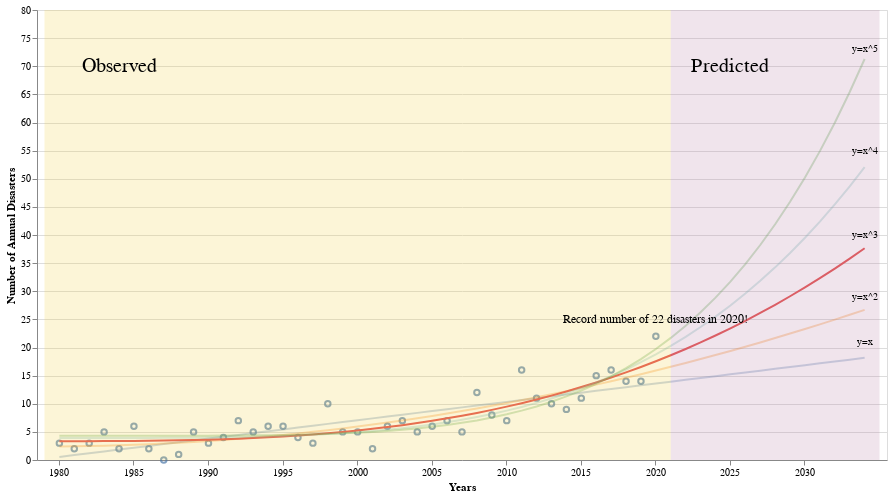

Notebook source saved alongside this figure:
### Markdown cell above
We see that the cubic fit ($y = a + bx^3$) fits the data best among all the polynomials we've tried. In the chart below, we present the best fit lines for all polynomials, but highlight (via opacity) the cubic fit:

### Code cell
# Plot the raw data for disasters as points
chart = alt.Chart(all_disaster_data).mark_point().encode(
    alt.X('year:N', axis=alt.Axis(title='Years', values=np.arange(1980,2020+num_future_yrs,5), labelAngle=0)),
    alt.Y('{}'.format('count'), axis=alt.Axis(title='Number of Annual Disasters'))
).properties(
    width=850,
    height=450
)

# Plot the fitted curves
fit_charts = alt.Chart(pred_df).mark_line().encode(
    alt.X('year:N'),
    alt.Y('value:Q'),
    color='variable:N',
    opacity = alt.condition(alt.datum.variable == 'x^3', alt.value(1.0), alt.value(0.3))
)

# Add label texts for fit curves
annotations = pd.DataFrame({'x': [2034]*len(exponents), 'y': [73,55,40,29,21], 'text': ['y=x^5', 
                                                                        'y=x^4',
                                                                        'y=x^3',
                                                                        'y=x^2',
                                                                       'y=x']})
fit_label_chart = alt.Chart(annotations).mark_text(size=10).encode(
    x = alt.X('x:N'),
    y = alt.Y('y:Q'),
    text = 'text',
)

# Shade the Observed and Predicted Regions
cutoffs = pd.DataFrame({
    'start': [1979,2021],
    'stop': [2021,2021+num_future_yrs]
})
shade_chart = alt.Chart(
    cutoffs.reset_index()
).mark_rect(
    opacity=0.2
).encode(
    x='start:N',
    x2='stop:N',
    y=alt.value(0),
    y2=alt.value(450),
    color=alt.Color('index:N', legend=None)
)

# Add text for 'observed' and 'predicted'
annotations = pd.DataFrame({'x': [1984,2025], 'y': [70,70], 'text': ['Observed', 'Predicted']})
text_chart = alt.Chart(annotations).mark_text(size=20).encode(
    x = alt.X('x:N'),
    y = alt.Y('y:Q'),
    text = 'text',
)

# Extra comment annotations
annotations = pd.DataFrame({'x': [2020], 'y': [25], 'text': ['Record number of 22 disasters in 2020!']})
comments_chart = alt.Chart(annotations).mark_text(size=12).encode(
    x = alt.X('x:N'),
    y = alt.Y('y:Q'),
    text = 'text',
)


chart + fit_charts + shade_chart + text_chart + fit_label_chart + comments_chart

### Figure 1 — Vega-Lite specification as saved in the notebook (floating-point values rounded to 4 significant figures; data arrays with more than 128 entries replaced by an {"elided": "..."} marker saying what was removed)
{"config": {"view": {"continuousWidth": 400, "continuousHeight": 300}}, "layer": [{"data": {"name": "data-e7ad485b0eaa9d27c8a802afb39e0143"}, "mark": "point", "encoding": {"x": {"type": "nominal", "axis": {"labelAngle": 0, "title": "Years", "values": [1980.0, 1985.0, 1990.0, 1995.0, 2000.0, 2005.0, 2010.0, 2015.0, 2020.0, 2025.0, 2030.0]}, "field": "year"}, "y": {"type": "quantitative", "axis": {"title": "Number of Annual Disasters"}, "field": "count"}}, "height": 450, "width": 850}, {"data": {"name": "data-0f27692e6d966d77d27340f52a0f99de"}, "mark": "line", "encoding": {"color": {"type": "nominal", "field": "variable"}, "opacity": {"condition": {"value": 1.0, "test": "(datum.variable === 'x^3')"}, "value": 0.3}, "x": {"type": "nominal", "field": "year"}, "y": {"type": "quantitative", "field": "value"}}}, {"data": {"name": "data-7465540aad3d935eefbf30522b944d93"}, "mark": {"type": "rect", "opacity": 0.2}, "encoding": {"color": {"type": "nominal", "field": "index", "legend": null}, "x": {"type": "nominal", "field": "start"}, "x2": {"field": "stop"}, "y": {"value": 0}, "y2": {"value": 450}}}, {"data": {"name": "data-72887f89b3f17e85b81a840d002a42c1"}, "mark": {"type": "text", "size": 20}, "encoding": {"text": {"type": "nominal", "field": "text"}, "x": {"type": "nominal", "field": "x"}, "y": {"type": "quantitative", "field": "y"}}}, {"data": {"name": "data-4503021e1093631369068ecf771af5d5"}, "mark": {"type": "text", "size": 10}, "encoding": {"text": {"type": "nominal", "field": "text"}, "x": {"type": "nominal", "field": "x"}, "y": {"type": "quantitative", "field": "y"}}}, {"data": {"name": "data-d8c7542c97ccf8c3ca0c1961991911dc"}, "mark": {"type": "text", "size": 12}, "encoding": {"text": {"type": "nominal", "field": "text"}, "x": {"type": "nominal", "field": "x"}, "y": {"type": "quantitative", "field": "y"}}}], "$schema": "https://vega.github.io/schema/vega-lite/v4.8.1.json", "datasets": {"data-e7ad485b0eaa9d27c8a802afb39e0143": [{"year": 1980, "count": 3.0, "cost": 38.3, "deaths": 1280.0, "disaster": "all-disasters"}, {"year": 1981, "count": 2.0, "cost": 2.9, "deaths": 20.0, "disaster": "all-disasters"}, {"year": 1982, "count": 3.0, "cost": 4.4, "deaths": 148.0, "disaster": "all-disasters"}, {"year": 1983, "count": 5.0, "cost": 30.0, "deaths": 267.0, "disaster": "all-disasters"}, {"year": 1984, "count": 2.0, "cost": 2.8, "deaths": 81.0, "disaster": "all-disasters"}, {"year": 1985, "count": 6.0, "cost": 17.5, "deaths": 290.0, "disaster": "all-disasters"}, {"year": 1986, "count": 2.0, "cost": 5.6, "deaths": 113.0, "disaster": "all-disasters"}, {"year": 1987, "count": 0.0, "cost": 0.0, "deaths": 0.0, "disaster": "all-disasters"}, {"year": 1988, "count": 1.0, "cost": 45.4, "deaths": 454.0, "disaster": "all-disasters"}, {"year": 1989, "count": 5.0, "cost": 33.0, "deaths": 217.0, "disaster": "all-disasters"}, {"year": 1990, "count": 3.0, "cost": 10.8, "deaths": 13.0, "disaster": "all-disasters"}, {"year": 1991, "count": 4.0, "cost": 16.5, "deaths": 43.0, "disaster": "all-disasters"}, {"year": 1992, "count": 7.0, "cost": 67.8, "deaths": 113.0, "disaster": "all-disasters"}, {"year": 1993, "count": 5.0, "cost": 54.8, "deaths": 339.0, "disaster": "all-disasters"}, {"year": 1994, "count": 6.0, "cost": 14.0, "deaths": 133.0, "disaster": "all-disasters"}, {"year": 1995, "count": 6.0, "cost": 29.1, "deaths": 977.0, "disaster": "all-disasters"}, {"year": 1996, "count": 4.0, "cost": 18.3, "deaths": 233.0, "disaster": "all-disasters"}, {"year": 1997, "count": 3.0, "cost": 12.7, "deaths": 114.0, "disaster": "all-disasters"}, {"year": 1998, "count": 10.0, "cost": 32.5, "deaths": 421.0, "disaster": "all-disasters"}, {"year": 1999, "count": 5.0, "cost": 20.7, "deaths": 659.0, "disaster": "all-disasters"}, {"year": 2000, "count": 5.0, "cost": 13.1, "deaths": 147.0, "disaster": "all-disasters"}, {"year": 2001, "count": 2.0, "cost": 17.4, "deaths": 46.0, "disaster": "all-disasters"}, {"year": 2002, "count": 6.0, "cost": 22.8, "deaths": 63.0, "disaster": "all-disasters"}, {"year": 2003, "count": 7.0, "cost": 32.5, "deaths": 180.0, "disaster": "all-disasters"}, {"year": 2004, "count": 5.0, "cost": 77.7, "deaths": 172.0, "disaster": "all-disasters"}, {"year": 2005, "count": 6.0, "cost": 230.8, "deaths": 2002.0, "disaster": "all-disasters"}, {"year": 2006, "count": 7.0, "cost": 20.3, "deaths": 96.0, "disaster": "all-disasters"}, {"year": 2007, "count": 5.0, "cost": 16.0, "deaths": 37.0, "disaster": "all-disasters"}, {"year": 2008, "count": 12.0, "cost": 80.5, "deaths": 315.0, "disaster": "all-disasters"}, {"year": 2009, "count": 8.0, "cost": 15.9, "deaths": 33.0, "disaster": "all-disasters"}, {"year": 2010, "count": 7.0, "cost": 16.7, "deaths": 51.0, "disaster": "all-disasters"}, {"year": 2011, "count": 16.0, "cost": 80.9, "deaths": 764.0, "disaster": "all-disasters"}, {"year": 2012, "count": 11.0, "cost": 134.4, "deaths": 377.0, "disaster": "all-disasters"}, {"year": 2013, "count": 10.0, "cost": 26.9, "deaths": 114.0, "disaster": "all-disasters"}, {"year": 2014, "count": 9.0, "cost": 20.4, "deaths": 53.0, "disaster": "all-disasters"}, {"year": 2015, "count": 11.0, "cost": 26.0, "deaths": 158.0, "disaster": "all-disasters"}, {"year": 2016, "count": 15.0, "cost": 51.5, "deaths": 138.0, "disaster": "all-disasters"}, {"year": 2017, "count": 16.0, "cost": 327.8, "deaths": 3278.0, "disaster": "all-disasters"}, {"year": 2018, "count": 14.0, "cost": 94.7, "deaths": 247.0, "disaster": "all-disasters"}, {"year": 2019, "count": 14.0, "cost": 46.1, "deaths": 44.0, "disaster": "all-disasters"}, {"year": 2020, "count": 22.0, "cost": 95.8, "deaths": 262.0, "disaster": "all-disasters"}], "data-0f27692e6d966d77d27340f52a0f99de": {"elided": "275 records"}, "data-7465540aad3d935eefbf30522b944d93": [{"index": 0, "start": 1979, "stop": 2021}, {"index": 1, "start": 2021, "stop": 2036}], "data-72887f89b3f17e85b81a840d002a42c1": [{"x": 1984, "y": 70, "text": "Observed"}, {"x": 2025, "y": 70, "text": "Predicted"}], "data-4503021e1093631369068ecf771af5d5": [{"x": 2034, "y": 73, "text": "y=x^5"}, {"x": 2034, "y": 55, "text": "y=x^4"}, {"x": 2034, "y": 40, "text": "y=x^3"}, {"x": 2034, "y": 29, "text": "y=x^2"}, {"x": 2034, "y": 21, "text": "y=x"}], "data-d8c7542c97ccf8c3ca0c1961991911dc": [{"x": 2020, "y": 25, "text": "Record number of 22 disasters in 2020!"}]}}
